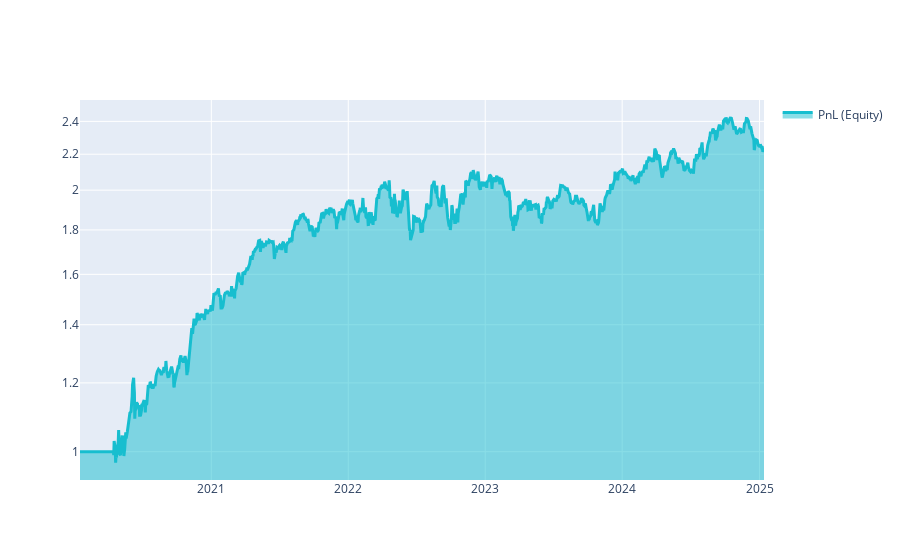

Notebook cell for this chart:
### Markdown cell above
The sharpe ratio using the method above follows from **forward looking**. Predictions for (let us say) 2017 know about the relation between features and targets in 2020. Let us visualize the results:

### Code cell
import qnt.graph as qngraph

statistics = qnstats.calc_stat(stock_data, weights)

display(statistics.to_pandas().tail())

performance = statistics.to_pandas()["equity"]
qngraph.make_plot_filled(performance.index, performance, name="PnL (Equity)", type="log")

display(statistics[-1:].sel(field = ["sharpe_ratio"]).transpose().to_pandas())

# check for correlations with existing strategies:
qnstats.print_correlation(weights,stock_data)

### Figure 1 — Plotly figure (JSON) as saved in the notebook; plotly's stock layout.template omitted (floating-point values rounded to 4 significant figures; data arrays with more than 128 entries replaced by an {"elided": "..."} marker saying what was removed)
{"data": [{"fill": "tonexty", "line": {"color": "#17BECF", "width": 3}, "name": "PnL (Equity)", "type": "scatter", "x": {"elided": "1254 str values"}, "y": {"elided": "1254 float values"}}], "layout": {"autosize": true, "showlegend": true, "xaxis": {"autorange": true, "range": ["2020-01-17", "2025-01-13"], "type": "date"}, "yaxis": {"range": [-0.03262, 0.4048], "type": "log"}}}
